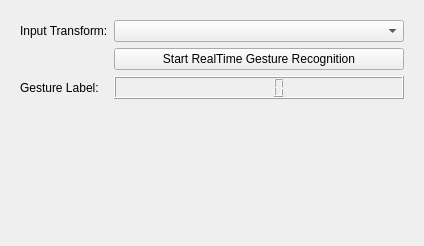
<?xml version="1.0" encoding="UTF-8"?>
<ui version="4.0">
 <class>qSlicerGestureRecognitionModuleWidget</class>
 <widget class="qSlicerWidget" name="qSlicerGestureRecognitionModuleWidget">
  <property name="geometry">
   <rect>
    <x>0</x>
    <y>0</y>
    <width>424</width>
    <height>246</height>
   </rect>
  </property>
  <property name="windowTitle">
   <string>Form</string>
  </property>
  <layout class="QVBoxLayout" name="verticalLayout">
   <item>
    <widget class="ctkCollapsibleButton" name="CTKCollapsibleButton" native="true">
     <property name="text" stdset="0">
      <string>Display</string>
     </property>
     <layout class="QVBoxLayout" name="verticalLayout_3">
      <item>
       <layout class="QFormLayout" name="formLayout">
        <item row="0" column="0">
         <widget class="QLabel" name="label_2">
          <property name="text">
           <string>Input Transform:</string>
          </property>
         </widget>
        </item>
        <item row="0" column="1">
         <widget class="QComboBox" name="comboBox"/>
        </item>
        <item row="1" column="1">
         <widget class="QPushButton" name="pushButton">
          <property name="text">
           <string>Start RealTime Gesture Recognition</string>
          </property>
         </widget>
        </item>
        <item row="2" column="0">
         <widget class="QLabel" name="label_3">
          <property name="text">
           <string>Gesture Label:</string>
          </property>
         </widget>
        </item>
        <item row="2" column="1">
         <widget class="QLCDNumber" name="lcdNumber"/>
        </item>
       </layout>
      </item>
     </layout>
    </widget>
   </item>
   <item>
    <spacer name="verticalSpacer">
     <property name="orientation">
      <enum>Qt::Vertical</enum>
     </property>
     <property name="sizeHint" stdset="0">
      <size>
       <width>0</width>
       <height>0</height>
      </size>
     </property>
    </spacer>
   </item>
  </layout>
 </widget>
 <customwidgets>
  <customwidget>
   <class>qSlicerWidget</class>
   <extends>QWidget</extends>
   <header>qSlicerWidget.h</header>
   <container>1</container>
  </customwidget>
  <customwidget>
   <class>ctkCollapsibleButton</class>
   <extends>QWidget</extends>
   <header>ctkCollapsibleButton.h</header>
   <container>1</container>
  </customwidget>
 </customwidgets>
 <resources/>
 <connections/>
</ui>
